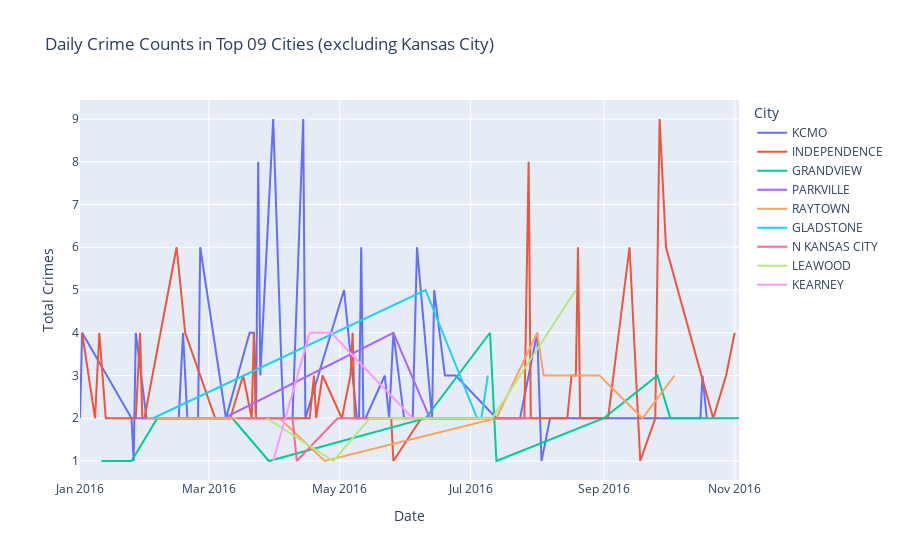

The notebook cell this image was saved under:
### Markdown cell above
#### Top 9 thành phố còn lại

### Code cell
# Loại bỏ Kansas City khỏi danh sách
city_crime_counts = city_crime_counts[city_crime_counts.index != 'KANSAS CITY']

# Lọc dữ liệu 
top_09_cities_df = data[data['City'].isin(city_crime_counts.index)]

# Nhóm dữ liệu theo ngày và thành phố, sau đó tính tổng số vụ phạm tội hàng ngày
daily_crime_counts = top_09_cities_df.groupby(['Reported_Date', 'City']).size().reset_index(name='Total_Crimes')

# Vẽ biểu đồ với Plotly
fig = px.line(daily_crime_counts, x='Reported_Date', y='Total_Crimes', color='City', 
              title='Daily Crime Counts in Top 09 Cities (excluding Kansas City)',
              labels={'Total_Crimes':'Total Crimes', 'Reported_Date':'Date'})

# Hiển thị biểu đồ
fig.show()

### Figure 1 — Plotly figure (JSON) as saved in the notebook; plotly's stock layout.template omitted (floating-point values rounded to 4 significant figures)
{"data": [{"hovertemplate": "City=KCMO<br>Date=%{x}<br>Total Crimes=%{y}<extra></extra>", "legendgroup": "KCMO", "line": {"color": "#636efa", "dash": "solid"}, "marker": {"symbol": "circle"}, "mode": "lines", "name": "KCMO", "orientation": "v", "showlegend": true, "type": "scatter", "x": ["2016-01-01T00:00:00", "2016-01-02T00:00:00", "2016-01-25T00:00:00", "2016-01-26T00:00:00", "2016-01-27T00:00:00", "2016-02-01T00:00:00", "2016-02-02T00:00:00", "2016-02-16T00:00:00", "2016-02-18T00:00:00", "2016-02-20T00:00:00", "2016-02-25T00:00:00", "2016-02-26T00:00:00", "2016-03-09T00:00:00", "2016-03-20T00:00:00", "2016-03-21T00:00:00", "2016-03-22T00:00:00", "2016-03-23T00:00:00", "2016-03-24T00:00:00", "2016-03-25T00:00:00", "2016-03-31T00:00:00", "2016-04-04T00:00:00", "2016-04-05T00:00:00", "2016-04-07T00:00:00", "2016-04-09T00:00:00", "2016-04-14T00:00:00", "2016-04-15T00:00:00", "2016-05-03T00:00:00", "2016-05-09T00:00:00", "2016-05-10T00:00:00", "2016-05-11T00:00:00", "2016-05-12T00:00:00", "2016-05-13T00:00:00", "2016-05-22T00:00:00", "2016-05-24T00:00:00", "2016-05-26T00:00:00", "2016-05-31T00:00:00", "2016-06-04T00:00:00", "2016-06-06T00:00:00", "2016-06-13T00:00:00", "2016-06-14T00:00:00", "2016-06-19T00:00:00", "2016-06-24T00:00:00", "2016-07-13T00:00:00", "2016-07-23T00:00:00", "2016-07-24T00:00:00", "2016-08-01T00:00:00", "2016-08-03T00:00:00", "2016-08-07T00:00:00", "2016-08-09T00:00:00", "2016-08-16T00:00:00", "2016-09-01T00:00:00", "2016-09-02T00:00:00", "2016-09-24T00:00:00", "2016-09-25T00:00:00", "2016-10-01T00:00:00", "2016-10-04T00:00:00", "2016-10-05T00:00:00", "2016-10-10T00:00:00", "2016-10-15T00:00:00", "2016-10-16T00:00:00", "2016-10-17T00:00:00", "2016-10-19T00:00:00"], "xaxis": "x", "y": [2, 4, 2, 1, 4, 2, 2, 2, 4, 2, 2, 6, 2, 4, 4, 4, 2, 8, 3, 9, 3, 2, 2, 2, 9, 2, 5, 2, 2, 6, 2, 2, 3, 2, 4, 2, 2, 6, 2, 5, 3, 3, 2, 2, 2, 4, 1, 2, 2, 2, 2, 2, 2, 2, 2, 2, 2, 2, 2, 2, 3, 2], "yaxis": "y"}, {"hovertemplate": "City=INDEPENDENCE<br>Date=%{x}<br>Total Crimes=%{y}<extra></extra>", "legendgroup": "INDEPENDENCE", "line": {"color": "#EF553B", "dash": "solid"}, "marker": {"symbol": "circle"}, "mode": "lines", "name": "INDEPENDENCE", "orientation": "v", "showlegend": true, "type": "scatter", "x": ["2016-01-02T00:00:00", "2016-01-08T00:00:00", "2016-01-10T00:00:00", "2016-01-13T00:00:00", "2016-01-27T00:00:00", "2016-01-29T00:00:00", "2016-01-30T00:00:00", "2016-01-31T00:00:00", "2016-02-15T00:00:00", "2016-02-19T00:00:00", "2016-03-04T00:00:00", "2016-03-07T00:00:00", "2016-03-09T00:00:00", "2016-03-11T00:00:00", "2016-03-17T00:00:00", "2016-03-21T00:00:00", "2016-03-22T00:00:00", "2016-03-23T00:00:00", "2016-03-27T00:00:00", "2016-04-01T00:00:00", "2016-04-10T00:00:00", "2016-04-17T00:00:00", "2016-04-19T00:00:00", "2016-04-20T00:00:00", "2016-04-23T00:00:00", "2016-05-02T00:00:00", "2016-05-06T00:00:00", "2016-05-07T00:00:00", "2016-05-08T00:00:00", "2016-05-25T00:00:00", "2016-05-26T00:00:00", "2016-06-08T00:00:00", "2016-06-26T00:00:00", "2016-07-26T00:00:00", "2016-07-28T00:00:00", "2016-07-29T00:00:00", "2016-08-15T00:00:00", "2016-08-17T00:00:00", "2016-08-19T00:00:00", "2016-08-20T00:00:00", "2016-08-21T00:00:00", "2016-08-24T00:00:00", "2016-08-28T00:00:00", "2016-08-29T00:00:00", "2016-09-01T00:00:00", "2016-09-03T00:00:00", "2016-09-13T00:00:00", "2016-09-18T00:00:00", "2016-09-25T00:00:00", "2016-09-27T00:00:00", "2016-09-30T00:00:00", "2016-10-22T00:00:00", "2016-10-28T00:00:00", "2016-11-01T00:00:00"], "xaxis": "x", "y": [4, 2, 4, 2, 2, 4, 2, 2, 6, 4, 2, 2, 2, 2, 3, 2, 4, 2, 2, 2, 2, 2, 3, 2, 3, 2, 3, 4, 2, 2, 1, 2, 2, 2, 8, 2, 2, 3, 3, 6, 2, 2, 2, 2, 2, 2, 6, 1, 2, 9, 6, 2, 3, 4], "yaxis": "y"}, {"hovertemplate": "City=GRANDVIEW<br>Date=%{x}<br>Total Crimes=%{y}<extra></extra>", "legendgroup": "GRANDVIEW", "line": {"color": "#00cc96", "dash": "solid"}, "marker": {"symbol": "circle"}, "mode": "lines", "name": "GRANDVIEW", "orientation": "v", "showlegend": true, "type": "scatter", "x": ["2016-01-11T00:00:00", "2016-01-25T00:00:00", "2016-02-06T00:00:00", "2016-02-14T00:00:00", "2016-03-12T00:00:00", "2016-03-29T00:00:00", "2016-06-10T00:00:00", "2016-07-10T00:00:00", "2016-07-13T00:00:00", "2016-09-01T00:00:00", "2016-09-26T00:00:00", "2016-10-02T00:00:00", "2016-10-18T00:00:00", "2016-11-03T00:00:00"], "xaxis": "x", "y": [1, 1, 2, 2, 2, 1, 2, 4, 1, 2, 3, 2, 2, 2], "yaxis": "y"}, {"hovertemplate": "City=PARKVILLE<br>Date=%{x}<br>Total Crimes=%{y}<extra></extra>", "legendgroup": "PARKVILLE", "line": {"color": "#ab63fa", "dash": "solid"}, "marker": {"symbol": "circle"}, "mode": "lines", "name": "PARKVILLE", "orientation": "v", "showlegend": true, "type": "scatter", "x": ["2016-01-27T00:00:00", "2016-02-29T00:00:00", "2016-03-08T00:00:00", "2016-05-26T00:00:00", "2016-06-12T00:00:00", "2016-07-05T00:00:00"], "xaxis": "x", "y": [2, 2, 2, 4, 2, 2], "yaxis": "y"}, {"hovertemplate": "City=RAYTOWN<br>Date=%{x}<br>Total Crimes=%{y}<extra></extra>", "legendgroup": "RAYTOWN", "line": {"color": "#FFA15A", "dash": "solid"}, "marker": {"symbol": "circle"}, "mode": "lines", "name": "RAYTOWN", "orientation": "v", "showlegend": true, "type": "scatter", "x": ["2016-02-01T00:00:00", "2016-03-04T00:00:00", "2016-03-08T00:00:00", "2016-04-03T00:00:00", "2016-04-24T00:00:00", "2016-07-13T00:00:00", "2016-08-01T00:00:00", "2016-08-04T00:00:00", "2016-08-30T00:00:00", "2016-09-19T00:00:00", "2016-10-04T00:00:00"], "xaxis": "x", "y": [2, 2, 2, 2, 1, 2, 4, 3, 3, 2, 3], "yaxis": "y"}, {"hovertemplate": "City=GLADSTONE<br>Date=%{x}<br>Total Crimes=%{y}<extra></extra>", "legendgroup": "GLADSTONE", "line": {"color": "#19d3f3", "dash": "solid"}, "marker": {"symbol": "circle"}, "mode": "lines", "name": "GLADSTONE", "orientation": "v", "showlegend": true, "type": "scatter", "x": ["2016-02-04T00:00:00", "2016-06-10T00:00:00", "2016-07-04T00:00:00", "2016-07-06T00:00:00", "2016-07-09T00:00:00"], "xaxis": "x", "y": [2, 5, 2, 2, 3], "yaxis": "y"}, {"hovertemplate": "City=N KANSAS CITY<br>Date=%{x}<br>Total Crimes=%{y}<extra></extra>", "legendgroup": "N KANSAS CITY", "line": {"color": "#FF6692", "dash": "solid"}, "marker": {"symbol": "circle"}, "mode": "lines", "name": "N KANSAS CITY", "orientation": "v", "showlegend": true, "type": "scatter", "x": ["2016-03-14T00:00:00", "2016-04-09T00:00:00", "2016-04-11T00:00:00", "2016-04-30T00:00:00", "2016-07-02T00:00:00", "2016-07-20T00:00:00", "2016-07-29T00:00:00"], "xaxis": "x", "y": [2, 2, 1, 2, 2, 2, 2], "yaxis": "y"}, {"hovertemplate": "City=LEAWOOD<br>Date=%{x}<br>Total Crimes=%{y}<extra></extra>", "legendgroup": "LEAWOOD", "line": {"color": "#B6E880", "dash": "solid"}, "marker": {"symbol": "circle"}, "mode": "lines", "name": "LEAWOOD", "orientation": "v", "showlegend": true, "type": "scatter", "x": ["2016-03-28T00:00:00", "2016-04-28T00:00:00", "2016-05-15T00:00:00", "2016-05-23T00:00:00", "2016-07-11T00:00:00", "2016-08-19T00:00:00"], "xaxis": "x", "y": [2, 1, 2, 2, 2, 5], "yaxis": "y"}, {"hovertemplate": "City=KEARNEY<br>Date=%{x}<br>Total Crimes=%{y}<extra></extra>", "legendgroup": "KEARNEY", "line": {"color": "#FF97FF", "dash": "solid"}, "marker": {"symbol": "circle"}, "mode": "lines", "name": "KEARNEY", "orientation": "v", "showlegend": true, "type": "scatter", "x": ["2016-03-31T00:00:00", "2016-04-17T00:00:00", "2016-04-27T00:00:00", "2016-06-04T00:00:00"], "xaxis": "x", "y": [1, 4, 4, 2], "yaxis": "y"}], "layout": {"autosize": true, "legend": {"title": {"text": "City"}, "tracegroupgap": 0}, "title": {"text": "Daily Crime Counts in Top 09 Cities (excluding Kansas City)"}, "xaxis": {"anchor": "y", "autorange": true, "domain": [0, 1], "range": ["2016-01-01", "2016-11-03"], "title": {"text": "Date"}, "type": "date"}, "yaxis": {"anchor": "x", "autorange": true, "domain": [0, 1], "range": [0.5556, 9.444], "title": {"text": "Total Crimes"}, "type": "linear"}}}
